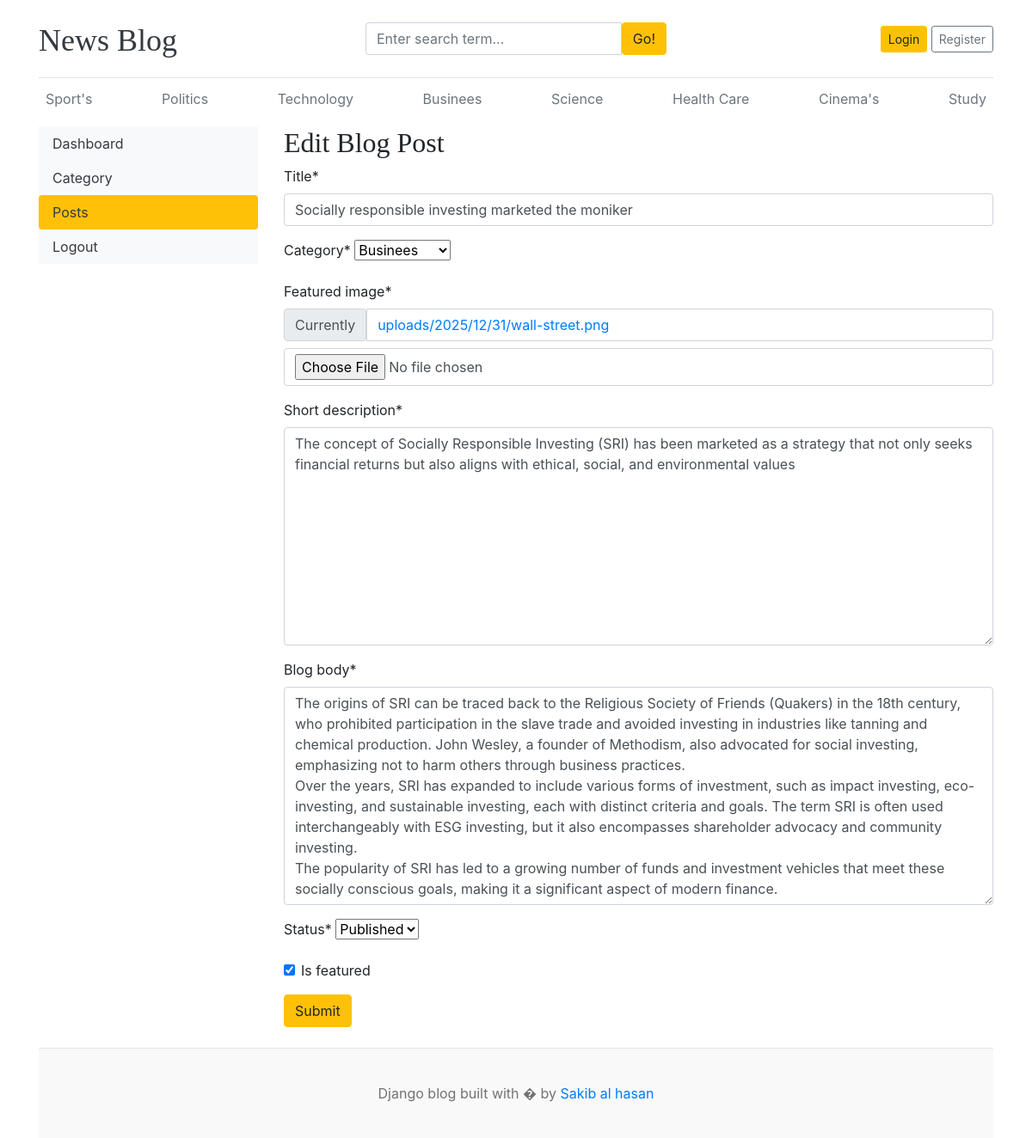
Page /dashboard/posts/edit/1/ on the committed database.
### blogs/models.py (models this page shows, shortened)
class Category(models.Model):
    category_name = models.CharField(max_length=100, unique=True)
    created_at = models.DateTimeField(auto_now_add=True)
    updated_at = models.DateTimeField(auto_now=True)
    class Meta:
        verbose_name = 'Category'
        verbose_name_plural = 'Categories'
    def __str__(self):
        return self.category_name

class Blog(models.Model):
    title = models.CharField(max_length=100)
    slug = models.SlugField(max_length=200, unique=True, blank=True)
    category = models.ForeignKey(Category, on_delete=models.CASCADE)
    author = models.ForeignKey(User, on_delete=models.CASCADE)
    featured_image = models.ImageField(upload_to='uploads/%Y/%m/%d')
    short_description = models.TextField(max_length=500)
    blog_body = models.TextField(max_length=2000)
    status = models.CharField(max_length=200, choices=STATUS_CHOICES, default='Draft')
    is_featured = models.BooleanField(default=False)
    created_at = models.DateTimeField(auto_now_add=True)
    updated_at = models.DateTimeField(auto_now=True)

### dashboard/views.py (the view, shortened to what this page needs)
# urls.py: path('posts/edit/<int:pk>/', views.edit_post, name='edit_post'),
def edit_post(request, pk):
    post = get_object_or_404(Blog, pk=pk)
    form = BlogForm(instance=post)
    context = {
        'form': form,
        'post': post,
    }
    return render(request, 'dashboard/edit_post.html', context)

### dashboard/forms.py
class BlogForm(forms.ModelForm):
    class Meta:
        model = Blog
        fields = ('title', 'category', 'featured_image', 'short_description', 'blog_body', 'status', 'is_featured')

### blogs/context_processors.py (called while the page is built)
def get_categories(request):
    categories = Category.objects.all()
    return dict(categories=categories)

def get_social_link(request):
    social_links = SocialLink.objects.all()
    return dict(social_links=social_links)

### templates/dashboard/edit_post.html (shortened to what this page needs)
{% extends "base.html" %}
{% block content %}
{% load crispy_forms_tags %}
<div class="row">
    {% include "dashboard/sidebar.html" %}
    <div class="col-md-9">
        <h2>Edit Blog Post</h2>
        <form action="" method="POST">
            {{ form | crispy }}
            <button class="btn btn-warning" type="submit">Submit</button>
        </form>
        <br>
    </div>
</div>
{% endblock content %}

### templates/base.html (shortened to what this page needs)
{% load static %}
<!DOCTYPE html>
<html lang="en">
<head>
    <link href="https://getbootstrap.com/docs/4.0/dist/css/bootstrap.min.css" rel="stylesheet">
    <link href="{% static 'css/blog.css' %}" rel="stylesheet">
    <link rel="stylesheet" href="https://cdnjs.cloudflare.com/ajax/libs/font-awesome/4.7.0/css/font-awesome.min.css">
</head>
<body>
    <div class="container">
        <header class="blog-header py-3">
            <div class="row flex-nowrap justify-content-between align-items-center">
                <div class="col-4 pt-1">
                    <a class="blog-header-logo text-dark" href="/">News Blog</a>
                </div>
                <div class="col-4">
                    <form action="{% url 'search' %}" method="GET">
                        <div class="input-group">
                            <input class="form-control" name="keyword" value="{{ keyword }}" type="text" placeholder="Enter search term..." aria-label="Enter search term..." aria-describedby="button-search" />
                            <button class="btn btn-warning" id="button-search" type="submit">Go!</button>
                        </div>
                    </form>
                </div>
                <div class="col-4 d-flex justify-content-end align-items-center">
                    {% if not user.is_authenticated %}
                    <a class="btn btn-sm btn-warning" href="{% url 'login' %}">Login</a> &nbsp;
                    <a class="btn btn-sm btn-outline-secondary" href="{% url 'register' %}">Register</a>
                    {% else %}
                    <span><a href="{% url 'dashboard' %}">Dashboard</a></span>
                    &emsp;
                    <span><a href="{% url 'logout' %}">Logout</a></span>
                    {% endif %}
                </div>
            </div>
        </header>
        <div class="nav-scroller py-1 mb-2">
            <nav class="nav d-flex justify-content-between">
                {% for category in categories %}
                <a class="p-2 text-muted" href="{% url 'posts_by_category' category.id %}">{{ category.category_name }}</a>
                {% endfor %}
            </nav>
        </div>
        {% block content %}
        {% endblock content %}
        <footer class="blog-footer">
            <p>Django blog built with � by <a href="#">Sakib al hasan</a></p>
        </footer>
</body>
</html>

### project_main/static/css/blog.css (style rules this page uses)
.blog-header { border-bottom: 1px solid #e5e5e5; }
.blog-header-logo { font-family: "Playfair Display", Georgia, "Times New Roman", serif; font-size: 2.25rem; }
h1, h2, h3, h4, h5, h6 { font-family: "Playfair Display", Georgia, "Times New Roman", serif; }
.blog-footer { padding: 2.5rem 0; color: #727272; text-align: center; background-color: #f9f9f9; border-top: .05rem solid #e5e5e5; }
.blog-footer p:last-child { margin-bottom: 0; }

### rows in the picture
Category: category_name "Sport's"
Category: category_name "Politics"
Category: category_name "Technology"
Category: category_name "Businees"
Category: category_name "Science"
Category: category_name "Health Care"
Category: category_name "Cinema's"
Category: category_name "Study"
Blog: title "Socially responsible investing marketed the moniker", category "Businees", short_description "The concept of Socially Responsible Investing (SRI) has been marketed as a strategy that not only seeks financial returns but also aligns with ethical, social, and environmental values", blog_body "The origins of SRI can be traced back to the Religious Society of Friends (Quakers) in the 18th century, who prohibited participation in the slave trade and avoided investing in industries like tanning and chemical production. John Wesley, a founder of Methodism, also advocated for social investing, emphasizing not to harm others through business practices. Over the years, SRI has expanded to include various forms of investment, such as impact investing, eco-investing, and sustainable investing, each with distinct criteria and goals. The term SRI is often used interchangeably with ESG investing, but it also encompasses shareholder advocacy and community investing. The popularity of SRI has…", status "Published", is_featured "☑"
